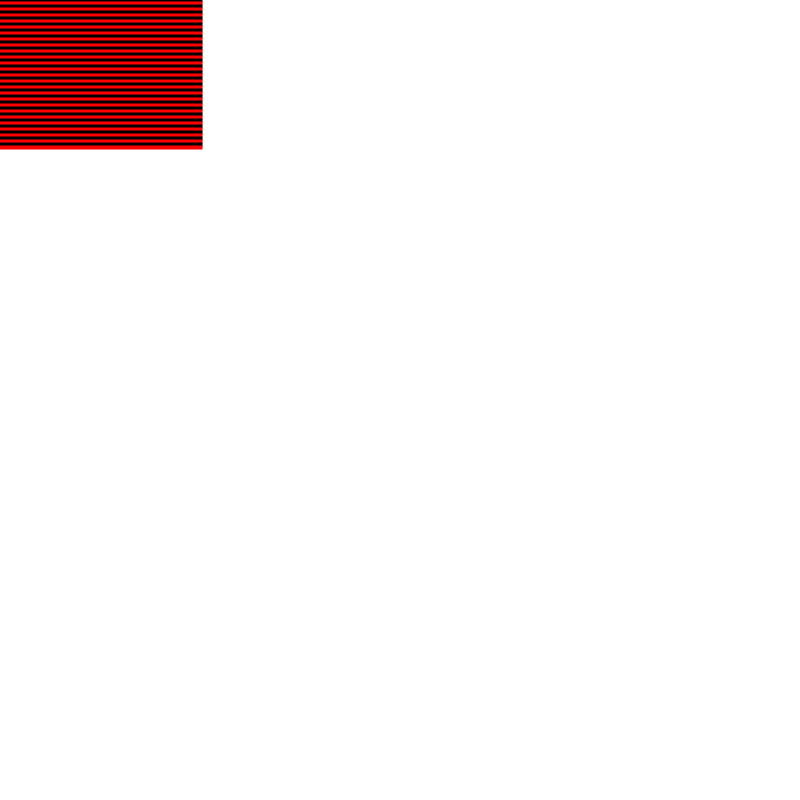
Frame 1 (no input)
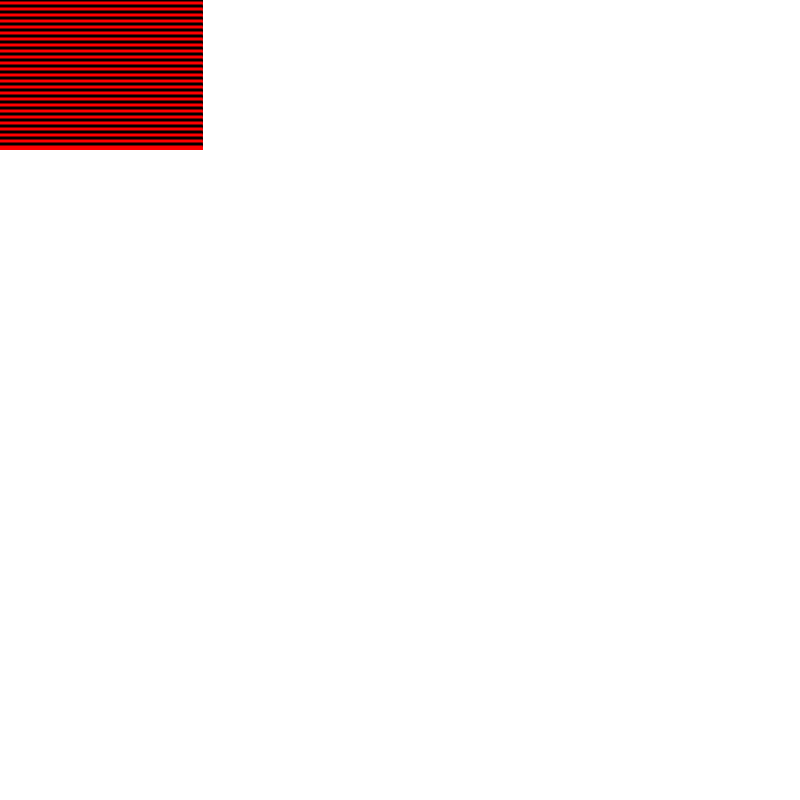
Frame 60 (the mouse pressed at the canvas centre just before this capture)
Frame 120 (the mouse held since frame 60 and released just before this capture): identical to frame 60, image omitted

The Processing sketch that drew these frames (run headless with seeded random() and noise(); from frame 60 on, the mouse is pressed at the canvas centre):

// Processing sketch: week03_alptugan_forloops_07
// ── week03_alptugan_forloops_07.pde
int gap;
// setup function runs once, when the program starts
void setup() {
  // set window position on screen
  surface.setLocation(0,200);
  
  //Set window size
  size(800,800);
  
  // set background color
  background(#ffffff);
  gap = 3;
}


// Draw function runs until the program stops
void draw() {
  
  strokeCap(PROJECT);
  strokeWeight(4);
  stroke(0, 0, 0);
  // we want to draw 200 px long horizontal lines;
  // we know line(x1,y1,x2,y2)
  // So, in order to draw 200 px long line
  // |x2 - x1| = 200 or vice versa as follows;
  /*line(0, 0 * 0, 200, 0 * 0);
  line(0, 20 * 1, 200, 20 * 1);
  line(0, 20 * 2, 200, 20 * 2);
  line(0, 20 * 3, 200, 20 * 3);
  line(0, 20 * 4, 200, 20 * 4);
  */
  for(int i = 0; i < 50; i = i + 1) {
    // do something here...
    
    if(i % 2 == 0) {
      stroke(0,0,0);
      line(0, gap * i, 200, gap * i);
    }else{
      stroke(255,0,0);
      line(0, gap * i, 200, gap * i);
    }
    
  }
  
  
}
